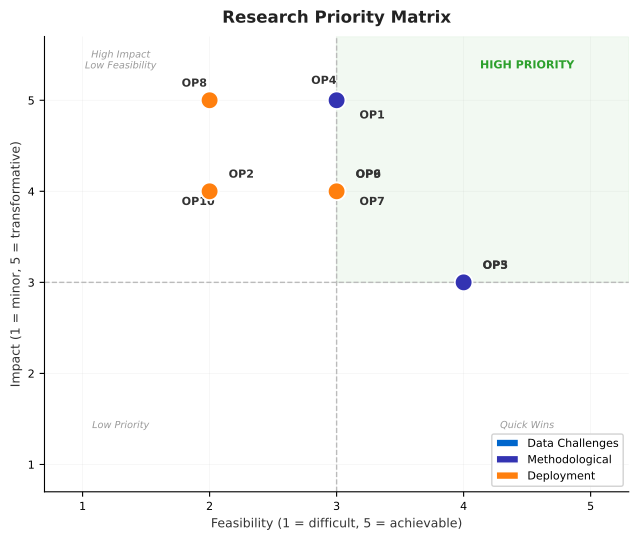

Here is the Python script that generated this plot:
#!/usr/bin/env python3
"""Priority Matrix -- Section 06 Research Agenda.

Scatter plot: Feasibility (x) vs Impact (y) for 10 open problems,
coloured by category. Quadrant lines at (3, 3).
"""

import pathlib
import numpy as np
import matplotlib.pyplot as plt

# -- colour palette -----------------------------------------------------------
mlblue = (0 / 255, 102 / 255, 204 / 255)
mlpurple = (51 / 255, 51 / 255, 178 / 255)
mllavender = (173 / 255, 173 / 255, 224 / 255)
mlorange = (255 / 255, 127 / 255, 14 / 255)
mlgreen = (44 / 255, 160 / 255, 44 / 255)
mlred = (214 / 255, 39 / 255, 40 / 255)

# -- data ---------------------------------------------------------------------
# (label, feasibility, impact, category_color, category_name)
problems = [
    ("OP1",  3, 5, mlblue,   "Data"),
    ("OP2",  2, 4, mlblue,   "Data"),
    ("OP3",  4, 3, mlblue,   "Data"),
    ("OP4",  3, 5, mlpurple, "Method"),
    ("OP5",  4, 3, mlpurple, "Method"),
    ("OP6",  3, 4, mlpurple, "Method"),
    ("OP7",  3, 4, mlpurple, "Method"),
    ("OP8",  2, 5, mlorange, "Deploy"),
    ("OP9",  3, 4, mlorange, "Deploy"),
    ("OP10", 2, 4, mlorange, "Deploy"),
]

# -- figure -------------------------------------------------------------------
fig, ax = plt.subplots(figsize=(6.5, 5.5))

# Quadrant shading
ax.axhspan(3, 5.7, xmin=(3 - 0.7) / (5.3 - 0.7), xmax=1.0,
           color=mlgreen, alpha=0.06, zorder=0)

# Quadrant lines
ax.axvline(x=3, color="#bbbbbb", linestyle="--", linewidth=1)
ax.axhline(y=3, color="#bbbbbb", linestyle="--", linewidth=1)

# Quadrant labels
ax.text(1.3, 5.35, "High Impact\nLow Feasibility", fontsize=7,
        color="#999999", ha="center", style="italic")
ax.text(4.5, 5.35, "HIGH PRIORITY", fontsize=8,
        color=mlgreen, ha="center", fontweight="bold")
ax.text(1.3, 1.4, "Low Priority", fontsize=7,
        color="#999999", ha="center", style="italic")
ax.text(4.5, 1.4, "Quick Wins", fontsize=7,
        color="#999999", ha="center", style="italic")

# Plot points
for label, feas, impact, color, cat in problems:
    ax.scatter(feas, impact, s=160, c=[color], edgecolors="white",
              linewidth=1.2, zorder=5)
    # Smart offset to reduce overlap
    dx, dy = 0.15, 0.15
    if label == "OP4":
        dx, dy = -0.20, 0.18
    elif label == "OP1":
        dx, dy = 0.18, -0.20
    elif label == "OP8":
        dx, dy = -0.22, 0.15
    elif label == "OP10":
        dx, dy = -0.22, -0.15
    elif label == "OP7":
        dx, dy = 0.18, -0.15
    ax.annotate(label, (feas, impact),
                xytext=(feas + dx, impact + dy),
                fontsize=8, fontweight="bold", color="#333333")

# Legend
from matplotlib.patches import Patch
legend_items = [
    Patch(facecolor=mlblue, edgecolor="white", label="Data Challenges"),
    Patch(facecolor=mlpurple, edgecolor="white", label="Methodological"),
    Patch(facecolor=mlorange, edgecolor="white", label="Deployment"),
]
ax.legend(handles=legend_items, loc="lower right", fontsize=8, frameon=True,
          framealpha=0.9, edgecolor="#cccccc")

ax.set_xlabel("Feasibility (1 = difficult, 5 = achievable)",
              fontsize=9, color="#333333")
ax.set_ylabel("Impact (1 = minor, 5 = transformative)",
              fontsize=9, color="#333333")
ax.set_xlim(0.7, 5.3)
ax.set_ylim(0.7, 5.7)
ax.set_xticks([1, 2, 3, 4, 5])
ax.set_yticks([1, 2, 3, 4, 5])
ax.set_title("Research Priority Matrix",
             fontsize=12, fontweight="bold", pad=10, color="#222222")

ax.spines["top"].set_visible(False)
ax.spines["right"].set_visible(False)
ax.tick_params(labelsize=8)
ax.grid(alpha=0.15, linewidth=0.5)

plt.tight_layout()

# -- save ---------------------------------------------------------------------
out_dir = pathlib.Path(__file__).parent
fig.savefig(out_dir / "02_priority_matrix.pdf", bbox_inches="tight")
fig.savefig(out_dir / "thumb.png", dpi=150, bbox_inches="tight")
plt.close(fig)
print(f"Saved to {out_dir}")
